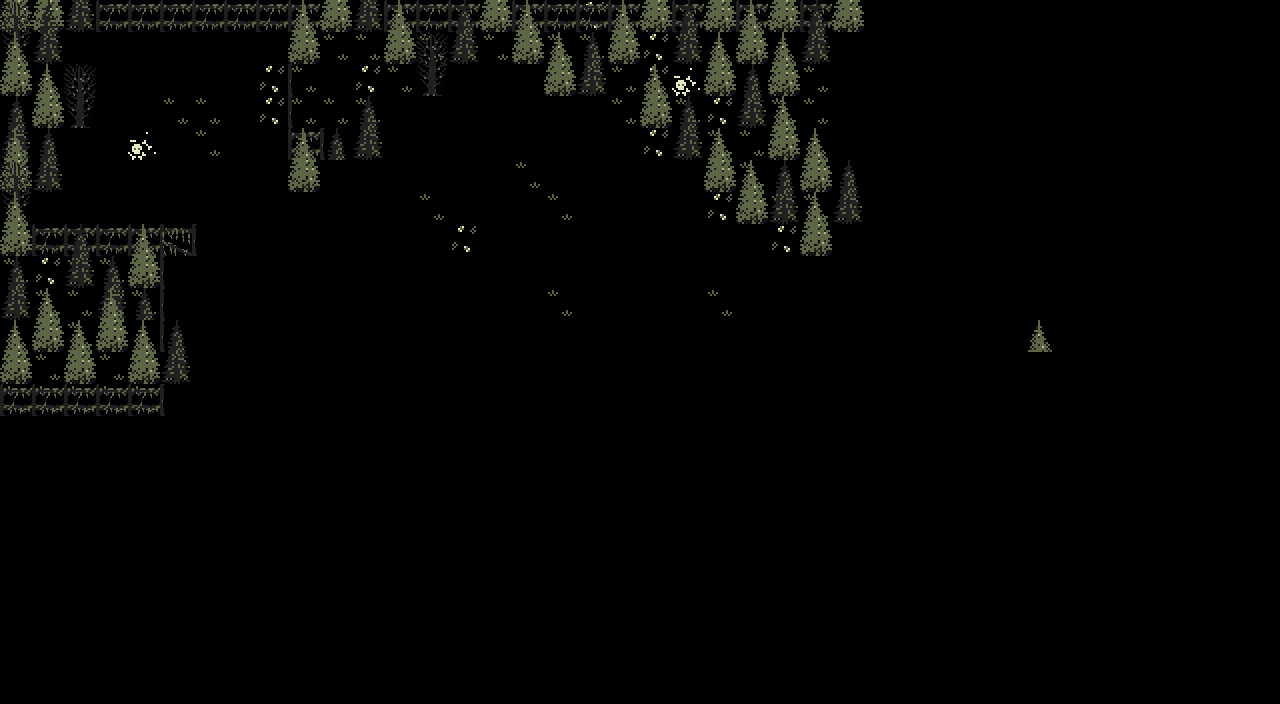

This game map was drawn from its Tiled (.tmx) file and the tilesets committed beside it. A one-line description and the trimmed map source follow:
An orthogonal 40x22 tile map with 32x32 px tiles, 3 tile layers (background, frontLayer, backLayer), 2 tilesets.

<map version="1.5" tiledversion="1.6.0" orientation="orthogonal" renderorder="right-down" width="40" height="22" tilewidth="32" tileheight="32" infinite="0" nextlayerid="5" nextobjectid="1">
 <editorsettings>
  <export target="simple4d.json" format="json" />
 </editorsettings>
 <tileset firstgid="1" name="simple4d" tilewidth="32" tileheight="32" tilecount="16" columns="4">
  <image source="simple4d.png" width="128" height="128" />
  <tile id="0">
   <properties>
    <property name="collides" type="bool" value="false" />
   </properties>
  </tile>
  <tile id="1">
   <properties>
    <property name="collides" type="bool" value="false" />
   </properties>
  </tile>
  <tile id="2">
   <properties>
    <property name="collides" type="bool" value="false" />
   </properties>
  </tile>
  <tile id="3">
   <properties>
    <property name="collides" type="bool" value="false" />
   </properties>
  </tile>
  <tile id="4">
   <properties>
    <property name="collides" type="bool" value="false" />
   </properties>
  </tile>
  <tile id="5">
   <properties>
    <property name="collides" type="bool" value="false" />
   </properties>
  </tile>
  <tile id="6">
   <properties>
    <property name="collides" type="bool" value="false" />
   </properties>
  </tile>
  <tile id="7">
   <properties>
    <property name="collides" type="bool" value="true" />
   </properties>
  </tile>
  <tile id="8">
   <properties>
    <property name="collides" type="bool" value="false" />
   </properties>
  </tile>
  <tile id="9">
   <properties>
    <property name="collides" type="bool" value="true" />
   </properties>
  </tile>
  <tile id="10">
   <properties>
    <property name="collides" type="bool" value="false" />
   </properties>
  </tile>
  <tile id="11">
   <properties>
    <property name="collides" type="bool" value="true" />
   </properties>
  </tile>
  <tile id="12">
   <properties>
    <property name="collides" type="bool" value="true" />
   </properties>
  </tile>
  <tile id="13">
   <properties>
    <property name="collides" type="bool" value="true" />
   </properties>
  </tile>
  <tile id="14">
   <properties>
    <property name="collides" type="bool" value="true" />
   </properties>
  </tile>
  <tile id="15">
   <properties>
    <property name="collides" type="bool" value="true" />
   </properties>
  </tile>
 </tileset>
 <tileset firstgid="17" name="simple4d" tilewidth="32" tileheight="32" tilecount="16" columns="4">
  <image source="simple4d.png" width="128" height="128" />
 </tileset>
 <layer id="1" name="background" width="40" height="22">
  <data>[880 cells, 70 non-empty, 3 distinct tile ids]</data>
 </layer>
 <layer id="2" name="frontLayer" width="40" height="22">
  <data>[880 cells, 89 non-empty, 6 distinct tile ids]</data>
 </layer>
 <layer id="4" name="backLayer" width="40" height="22">
  <data>[880 cells, 50 non-empty, 4 distinct tile ids]</data>
 </layer>
</map>